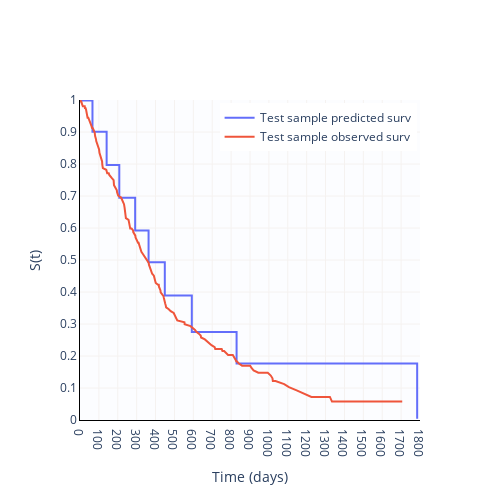

Write notebook code for a chart like this one.
### Code cell
fig

### Figure 1 — Plotly figure (JSON) as saved in the notebook; plotly's stock layout.template omitted (floating-point values rounded to 4 significant figures; data arrays with more than 128 entries replaced by an {"elided": "..."} marker saying what was removed)
{"data": [{"line": {"shape": "hv"}, "mode": "lines", "name": "Test sample predicted surv", "type": "scatter", "x": [0, 66, 141, 208, 292, 363, 449, 592, 829, 1785], "y": [0.9983, 0.9011, 0.7967, 0.6947, 0.592, 0.4928, 0.3892, 0.2748, 0.1762, 0.003546]}, {"name": "Test sample observed surv", "type": "scatter", "x": {"elided": "176 int values"}, "y": {"elided": "176 float values"}}], "layout": {"autosize": false, "height": 500, "legend": {"x": 0.99, "xanchor": "right", "y": 0.99, "yanchor": "top"}, "plot_bgcolor": "rgb(252, 253, 255)", "showlegend": true, "width": 500, "xaxis": {"dtick": 100, "gridcolor": "rgb(245, 242, 240)", "linecolor": "black", "range": [0, 1800], "tickmode": "linear", "title": {"text": "Time (days)"}, "type": "linear"}, "yaxis": {"dtick": 0.1, "gridcolor": "rgb(245, 242, 240)", "linecolor": "black", "range": [0, 1], "tickmode": "linear", "title": {"text": "S(t)"}, "type": "linear"}}}
